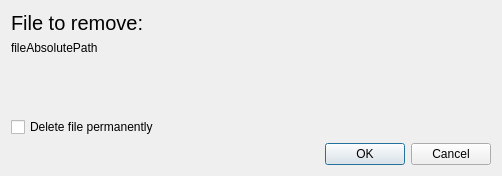
<?xml version="1.0" encoding="UTF-8"?>
<ui version="4.0">
 <class>RemoveFileDialog</class>
 <widget class="QDialog" name="RemoveFileDialog">
  <property name="geometry">
   <rect>
    <x>0</x>
    <y>0</y>
    <width>502</width>
    <height>176</height>
   </rect>
  </property>
  <property name="windowTitle">
   <string>Dialog</string>
  </property>
  <layout class="QVBoxLayout" name="verticalLayout">
   <item>
    <widget class="QLabel" name="label">
     <property name="font">
      <font>
       <pointsize>15</pointsize>
      </font>
     </property>
     <property name="text">
      <string>File to remove:</string>
     </property>
    </widget>
   </item>
   <item>
    <widget class="QLabel" name="fileAbsolutePath">
     <property name="text">
      <string>fileAbsolutePath</string>
     </property>
    </widget>
   </item>
   <item>
    <spacer name="verticalSpacer">
     <property name="orientation">
      <enum>Qt::Vertical</enum>
     </property>
     <property name="sizeHint" stdset="0">
      <size>
       <width>20</width>
       <height>36</height>
      </size>
     </property>
    </spacer>
   </item>
   <item>
    <widget class="QCheckBox" name="checkBox">
     <property name="text">
      <string>Delete file permanently</string>
     </property>
    </widget>
   </item>
   <item>
    <widget class="QDialogButtonBox" name="buttonBox">
     <property name="orientation">
      <enum>Qt::Horizontal</enum>
     </property>
     <property name="standardButtons">
      <set>QDialogButtonBox::Cancel|QDialogButtonBox::Ok</set>
     </property>
    </widget>
   </item>
  </layout>
 </widget>
 <resources/>
 <connections/>
</ui>
